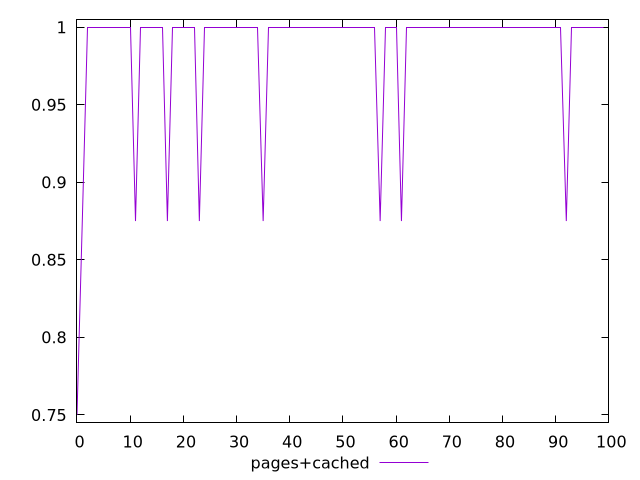

Here is the gnuplot script that generated this plot:
$_pagesCached <<EOF
0.75
0.875
1
1
1
1
1
1
1
1
1
0.875
1
1
1
1
1
0.875
1
1
1
1
1
0.875
1
1
1
1
1
1
1
1
1
1
1
0.875
1
1
1
1
1
1
1
1
1
1
1
1
1
1
1
1
1
1
1
1
1
0.875
1
1
1
0.875
1
1
1
1
1
1
1
1
1
1
1
1
1
1
1
1
1
1
1
1
1
1
1
1
1
1
1
1
1
1
0.875
1
1
1
1
1
1
1
EOF
set key outside below
set terminal pngcairo
set output "report_00005_2020-11-02T22-26-11.212Z/unused-css-rules/pages+cached//score.png"
set yrange [0.745:1.005]
plot $_pagesCached title "pages+cached" with line ,
